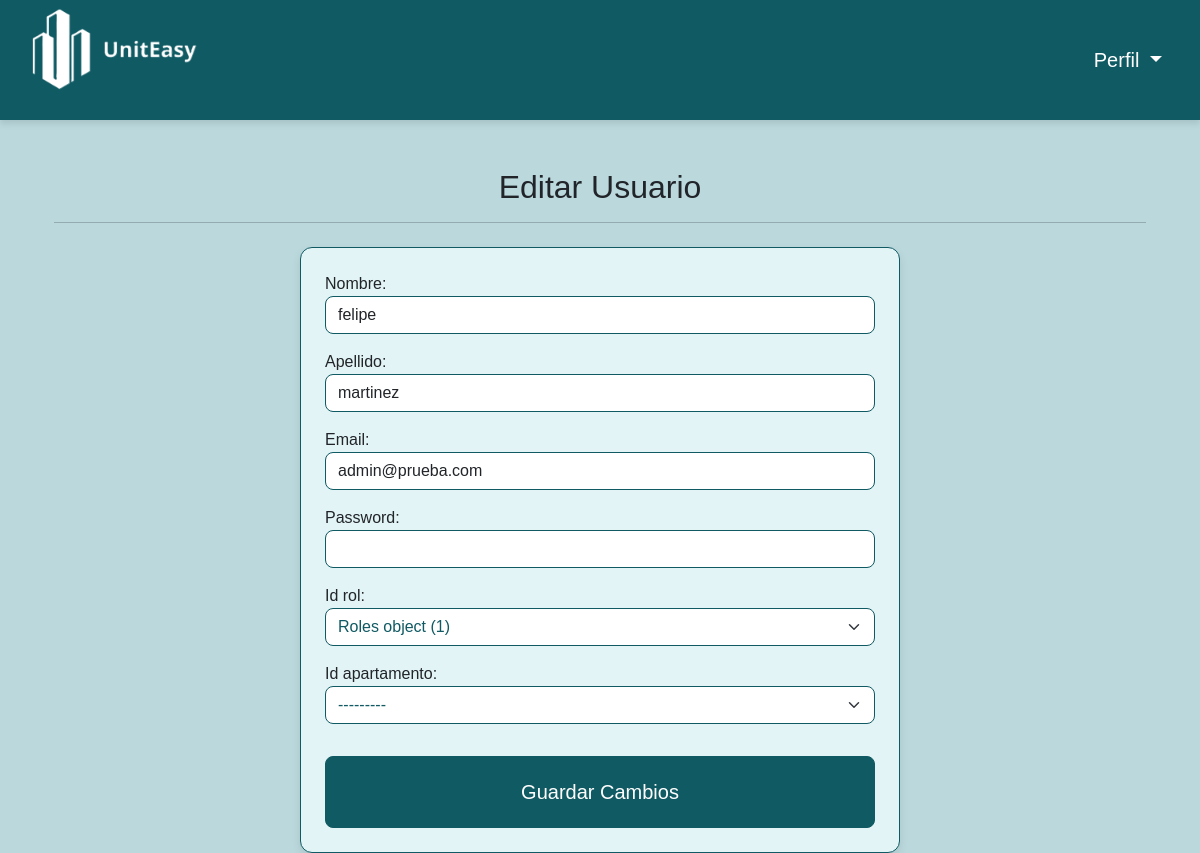
Page /1/edit/ on the committed database.
### usuarios/models.py (models this page shows, shortened)
class Usuario(AbstractBaseUser, PermissionsMixin):
    nombre = models.CharField(max_length=50)
    apellido = models.CharField(max_length=50)
    email = models.EmailField(unique=True)
    password = models.CharField(max_length=255)
    id_rol = models.ForeignKey(Roles, on_delete=models.CASCADE)
    id_apartamento = models.ForeignKey(Apartamento, null=True, blank=True, on_delete=models.SET_NULL)
    foto_perfil = models.ImageField(upload_to='fotos_perfil/', null=True, blank=True)
    is_active = models.BooleanField(default=True)
    is_staff = models.BooleanField(default=False)
    objects = UsuarioManager()
    USERNAME_FIELD = 'email'
    REQUIRED_FIELDS = ['nombre', 'apellido']

class Torre(models.Model):
    id_unidad = models.ForeignKey(Unidad, on_delete=models.CASCADE)
    nombre = models.CharField(max_length=50)

### usuarios/views.py (the view)
# urls.py: path('<int:pk>/edit/', UsuarioUpdateView.as_view(), name='usuarios_edit'),
class UsuarioUpdateView(UpdateView):
    model = Usuario
    form_class = UsuarioForm
    template_name = 'usuarios/administrador/editar_usuario.html'
    success_url = reverse_lazy('administrador_dashboard')
    def get_context_data(self, **kwargs):
        context = super().get_context_data(**kwargs)
        context['usuario'] = self.object
        return context

### usuarios/forms.py (shortened to what this page needs)
class UsuarioForm(forms.ModelForm):
    class Meta:
        model = Usuario
        fields = ['nombre', 'apellido', 'email', 'password', 'id_rol', 'id_apartamento']
        widgets = {
            'nombre': forms.TextInput(attrs={'class': 'form-control'}),
            'apellido': forms.TextInput(attrs={'class': 'form-control'}),
            'email': forms.EmailInput(attrs={'class': 'form-control'}),
            'password': forms.PasswordInput(attrs={'class': 'form-control'}),
            'id_rol': forms.Select(attrs={'class': 'form-select'}),
            'id_apartamento': forms.Select(attrs={'class': 'form-select'}),
        }

### usuarios/context_processors.py (called while the page is built)
def rol_usuario(request):
    if request.user.is_authenticated:
        return {'rol_usuario': request.user.id_rol.nombre}  # Suponiendo que el campo 'id_rol.nombre' te da el nombre del rol
    return {'rol_usuario': None}

### usuarios/models.py (called while the page is built)
    def __str__(self):
        return f"Piso {self.numero} - {self.id_torre.nombre}"

    def __str__(self):
        return f"Apartamento {self.numero} - {self.id_piso}"

### usuarios/templates/usuarios/administrador/editar_usuario.html (shortened to what this page needs)
{% extends 'base.html' %}
{% block content %}
<div class="container mt-5">
    <h2 class="text-center">Editar Usuario</h2>
    <hr class="mb-4">
    <form method="post" class="card p-4 border-custom" style="background-color: #e3f4f6; max-width: 600px; margin: auto;">
        {{ form.as_p }}
        <button type="submit" class="btn btn-primary btn-lg w-100 mt-3">Guardar Cambios</button>
    </form>
</div>
{% endblock %}

### static/css/styles.css (style rules this page uses)
body { background-color: #bbd9dd; font-family: 'Arial', sans-serif; }
.btn-primary { background-color: #105A63 !important; border-color: #105A63 !important; }
.btn-lg { font-size: 20px; padding: 20px; }
.card { border-color: #105A63; padding: 30px; border-radius: 8px; box-shadow: 0 4px 8px rgba(0, 0, 0, 0.1); background-color: #e3f4f6; }
.form-control { border-color: #105A63; border-radius: 8px; }
.form-select { border-color: #105A63; background-color: #ffffff; color: #105A63; border-radius: 8px; }
.btn-primary { background-color: #105A63; border-color: #105A63; }
.border-custom { border-color: #105A63 !important; border-radius: 12px !important; }

### rows in the picture
Usuario: nombre "felipe", apellido "martinez", email "admin@prueba.com", id_rol "Roles object (1)", id_apartamento "---------"
